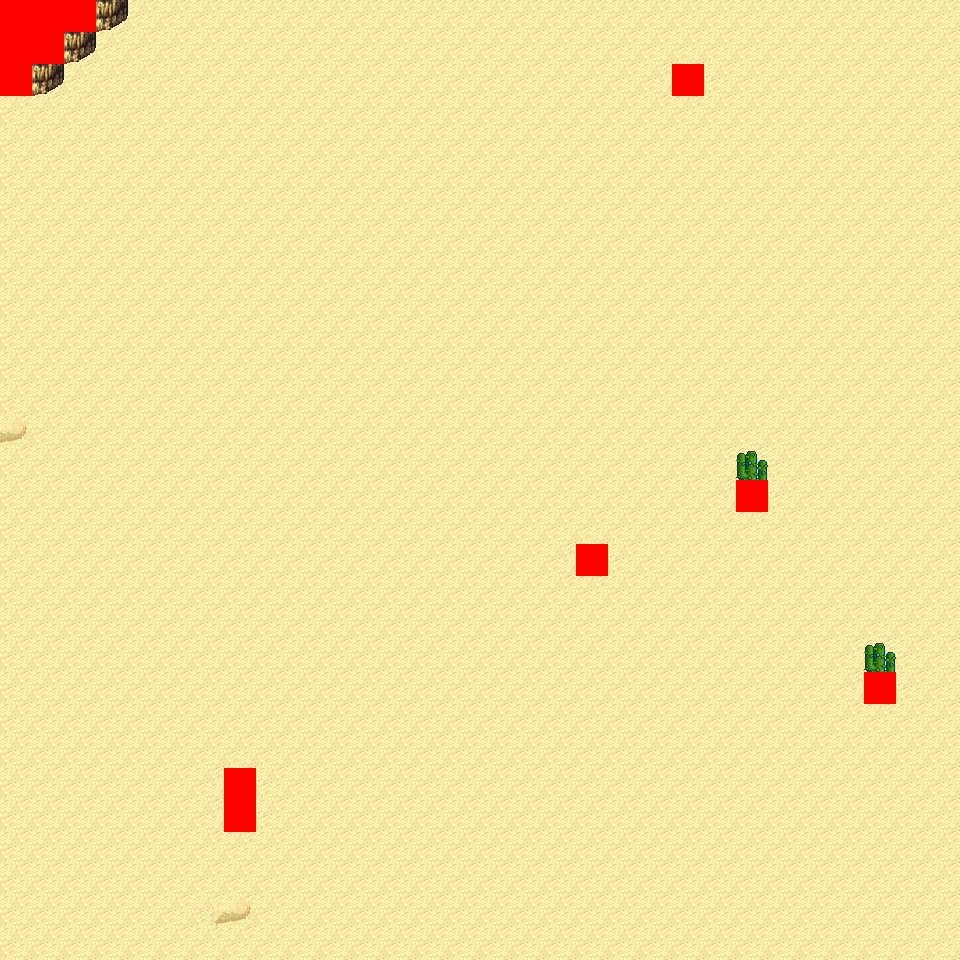

Below is a game level as drawn by its tile map, then a one-line description and the .tmx that defines it (tile-layer data replaced by summaries):
An orthogonal 30x30 tile map with 32x32 px tiles, 6 tile layers (Ground, Object, Object2, Above, ...), 6 tilesets and 4 objects (4x mapExit).

<map version="1.0" orientation="orthogonal" renderorder="right-down" width="30" height="30" tilewidth="32" tileheight="32" nextobjectid="5">
  <tileset firstgid="1" name="tileset_logic_collision" tilewidth="32" tileheight="32" tilecount="1" columns="1">
    <image source="../drawable/tileset_logic_collision.png" width="32" height="32" />
  </tileset>
  <tileset firstgid="2" name="tileset_terrain_desert" tilewidth="32" tileheight="32" tilecount="88" columns="8">
    <image source="../drawable/tileset_terrain_desert.png" width="256" height="352" />
  </tileset>
  <tileset firstgid="90" name="tileset_ground_sand_2" tilewidth="32" tileheight="32" tilecount="15" columns="5">
    <image source="../drawable/tileset_ground_sand_2.png" width="160" height="96" />
  </tileset>
  <tileset firstgid="105" name="tileset_plant_cactus_2" tilewidth="32" tileheight="32" tilecount="10" columns="5">
    <image source="../drawable/tileset_plant_cactus_2.png" width="160" height="64" />
  </tileset>
  <tileset firstgid="115" name="tileset_plant_cactus" tilewidth="32" tileheight="32" tilecount="2" columns="1">
    <image source="../drawable/tileset_plant_cactus.png" width="32" height="64" />
  </tileset>
  <tileset firstgid="117" name="tileset_plant_round_cactuses" tilewidth="32" tileheight="32" tilecount="20" columns="10">
    <image source="../drawable/tileset_plant_round_cactuses.png" width="320" height="64" />
  </tileset>
  <layer name="Ground" width="30" height="30">
    <data>[900 cells, 900 non-empty, 5 distinct tile ids]</data>
  </layer>
  <layer name="Object" width="30" height="30">
    <data>[900 cells, 13 non-empty, 8 distinct tile ids]</data>
  </layer>
  <layer name="Object2" width="30" height="30">
    <data>[900 cells, 0 non-empty, 0 distinct tile ids]</data>
  </layer>
  <layer name="Above" width="30" height="30">
    <data>[900 cells, 2 non-empty, 1 distinct tile ids]</data>
  </layer>
  <layer name="Above2" width="30" height="30">
    <data>[900 cells, 0 non-empty, 0 distinct tile ids]</data>
  </layer>
  <layer name="Walkable" width="30" height="30">
    <data>[900 cells, 12 non-empty, 1 distinct tile ids]</data>
  </layer>
  <objectgroup name="MapEvents">
    <object id="1" name="north" type="mapExit" x="96" y="0" width="864" height="32">
      <properties>
        <property name="map" value="level_0_x19_y129" />
        <property name="x" value="3" />
        <property name="y" value="28" />
      </properties>
    </object>
    <object id="2" name="south" type="mapExit" x="0" y="928" width="960" height="32">
      <properties>
        <property name="map" value="level_0_x19_y131" />
        <property name="x" value="0" />
        <property name="y" value="1" />
      </properties>
    </object>
    <object id="3" name="west" type="mapExit" x="0" y="96" width="32" height="864">
      <properties>
        <property name="map" value="level_0_x18_y130" />
        <property name="x" value="28" />
        <property name="y" value="3" />
      </properties>
    </object>
    <object id="4" name="east" type="mapExit" x="928" y="0" width="32" height="960">
      <properties>
        <property name="map" value="level_0_x20_y130" />
        <property name="x" value="1" />
        <property name="y" value="0" />
      </properties>
    </object>
  </objectgroup>
</map>
